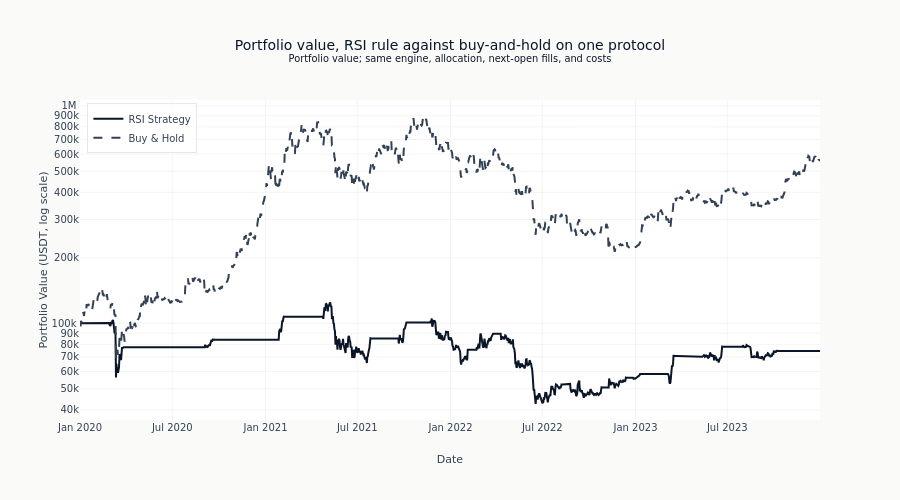

Notebook cell for this chart:
### Code cell
benchmark_ec = benchmark_results.equity
fig = go.Figure()
fig.add_trace(
    go.Scatter(
        x=ec.timestamps,
        y=ec.values,
        name="RSI Strategy",
        line=dict(color=COLORS["blue"]),
    )
)
fig.add_trace(
    go.Scatter(
        x=benchmark_ec.timestamps,
        y=benchmark_ec.values,
        name="Buy & Hold",
        line=dict(color=COLORS["neutral"], dash="dash"),
    )
)
fig.update_layout(
    title=(
        "Portfolio value, RSI rule against buy-and-hold on one protocol"
        "<br><sup>Portfolio value; same engine, allocation, next-open fills, and costs</sup>"
    ),
    xaxis_title="Date",
    yaxis_title="Portfolio Value (USDT, log scale)",
    yaxis_type="log",
    yaxis_tickformat="~s",
    height=500,
    legend=dict(yanchor="top", y=0.99, xanchor="left", x=0.01),
    hovermode="x unified",
)
show_plotly_with_alt(
    fig,
    (
        "Portfolio value for the RSI rule in solid navy and buy-and-hold in dashed grey, on a "
        "logarithmic axis. Both are run through the same engine with the same allocation, the "
        "same next-open fills and the same costs, from the same starting capital, so the only "
        "difference between them is the entry and exit rule. The axis is logarithmic so that "
        "equal proportional moves are equal distances on the page whatever each series' "
        "level, which is what lets two curves of different magnitude share a panel."
    ),
)

### Figure 1 — Plotly figure (JSON) as saved in the notebook; plotly's stock layout.template omitted (floating-point values rounded to 4 significant figures; data arrays with more than 128 entries replaced by an {"elided": "..."} marker saying what was removed)
{"data": [{"line": {"color": "#0a1628"}, "name": "RSI Strategy", "type": "scatter", "x": {"elided": "1461 str values"}, "y": {"elided": "1461 float values"}}, {"line": {"color": "#334155", "dash": "dash"}, "name": "Buy & Hold", "type": "scatter", "x": {"elided": "1461 str values"}, "y": {"elided": "1461 float values"}}], "layout": {"height": 500, "hovermode": "x unified", "legend": {"x": 0.01, "xanchor": "left", "y": 0.99, "yanchor": "top"}, "title": {"text": "Portfolio value, RSI rule against buy-and-hold on one protocol<br><sup>Portfolio value; same engine, allocation, next-open fills, and costs</sup>"}, "xaxis": {"title": {"text": "Date"}}, "yaxis": {"tickformat": "~s", "title": {"text": "Portfolio Value (USDT, log scale)"}, "type": "log"}}}
